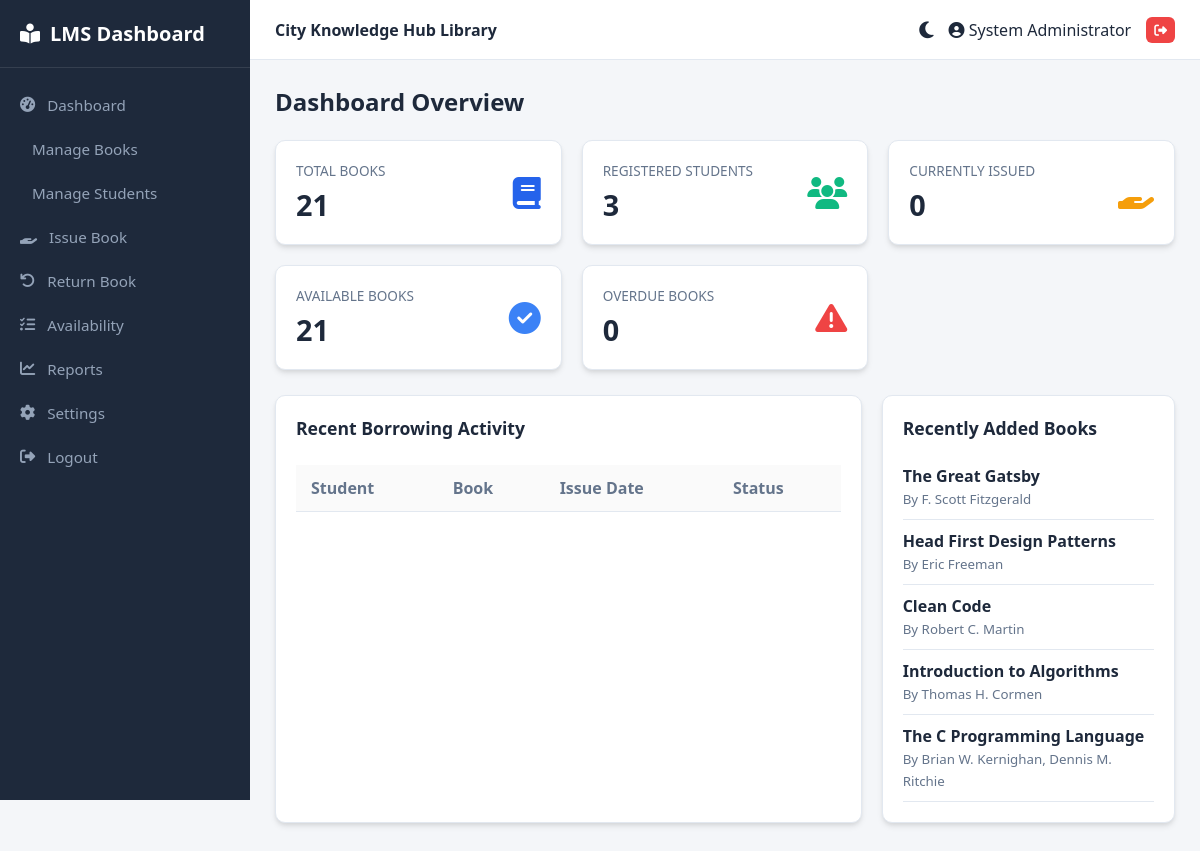
The app's page /dashboard.php (signed in) with its own data.
### tables this page shows
CREATE TABLE IF NOT EXISTS `settings` (
  `id` INT PRIMARY KEY DEFAULT 1,
  `library_name` VARCHAR(150) NOT NULL DEFAULT 'Central Library Management',
  `borrowing_period` INT NOT NULL DEFAULT 14,
  `max_books_per_student` INT NOT NULL DEFAULT 3,
  `fine_per_day` DECIMAL(8,2) NOT NULL DEFAULT 2.00
);

CREATE TABLE IF NOT EXISTS `books` (
  `id` INT AUTO_INCREMENT PRIMARY KEY,
  `isbn` VARCHAR(20) NOT NULL UNIQUE,
  `title` VARCHAR(255) NOT NULL,
  `author` VARCHAR(150) NOT NULL,
  `category` VARCHAR(100) NOT NULL,
  `publisher` VARCHAR(150) NOT NULL,
  `publication_year` INT NOT NULL,
  `total_quantity` INT NOT NULL DEFAULT 1,
  `created_at` TIMESTAMP DEFAULT CURRENT_TIMESTAMP
);

### includes/functions.php (called while the page is built)
<?php
function sanitize($data) {
    return htmlspecialchars(trim($data), ENT_QUOTES, 'UTF-8');
}
function get_settings($pdo) {
    $stmt = $pdo->query("SELECT * FROM settings WHERE id = 1");
    return $stmt->fetch() ?: [
        'library_name' => 'Library System',
        'borrowing_period' => 14,
        'max_books_per_student' => 3,
        'fine_per_day' => 1.50
    ];
}
?>

### dashboard.php (the view, shortened to what this page needs)
<?php
include 'includes/header.php';
$total_books = $pdo->query("SELECT SUM(total_quantity) FROM books")->fetchColumn() ?: 0;
$total_students = $pdo->query("SELECT COUNT(*) FROM students")->fetchColumn() ?: 0;
$issued_books = $pdo->query("SELECT COUNT(*) FROM borrow_records WHERE status = 'issued'")->fetchColumn() ?: 0;
$overdue_books = $pdo->query("SELECT COUNT(*) FROM borrow_records WHERE status = 'issued' AND due_date < CURDATE()")->fetchColumn() ?: 0;
$available_books = $total_books - $issued_books;
$recent_books = $pdo->query("SELECT * FROM books ORDER BY id DESC LIMIT 5")->fetchAll();
?>
<h2>Dashboard Overview</h2>
<br>
<div class="stats-grid">
    <div class="stat-card">
        <div>
            <div class="lbl">Total Books</div>
            <div class="val"><?= $total_books ?></div>
        </div>
        <i class="fas fa-book fa-2x" style="color: var(--accent-color);"></i>
    </div>
    <div class="stat-card">
        <div>
            <div class="lbl">Registered Students</div>
            <div class="val"><?= $total_students ?></div>
        </div>
        <i class="fas fa-users fa-2x" style="color: #10b981;"></i>
    </div>
    <div class="stat-card">
        <div>
            <div class="lbl">Currently Issued</div>
            <div class="val"><?= $issued_books ?></div>
        </div>
        <i class="fas fa-hand-holding fa-2x" style="color: #f59e0b;"></i>
    </div>
    <div class="stat-card">
        <div>
            <div class="lbl">Available Books</div>
            <div class="val"><?= $available_books ?></div>
        </div>
        <i class="fas fa-check-circle fa-2x" style="color: #3b82f6;"></i>
    </div>
    <div class="stat-card">
        <div>
            <div class="lbl">Overdue Books</div>
            <div class="val"><?= $overdue_books ?></div>
        </div>
        <i class="fas fa-exclamation-triangle fa-2x" style="color: #ef4444;"></i>
    </div>
</div>
<div style="display: grid; grid-template-columns: 2fr 1fr; gap: 20px;">
    <div class="card">
        <div class="card-title">Recent Borrowing Activity</div>
        <div class="table-responsive">
            <table>
                <thead>
                    <tr>
                        <th>Student</th>
                        <th>Book</th>
                        <th>Issue Date</th>
                        <th>Status</th>
                    </tr>
                </thead>
            </table>
        </div>
    </div>
    <div class="card">
        <div class="card-title">Recently Added Books</div>
        <ul style="list-style: none;">
            <?php foreach ($recent_books as $rb): ?>
                <li style="padding: 10px 0; border-bottom: 1px solid var(--border-color);">
                    <strong><?= sanitize($rb['title']) ?></strong><br>
                    <small style="color: var(--text-secondary);">By <?= sanitize($rb['author']) ?></small>
                </li>
            <?php endforeach; ?>
        </ul>
    </div>
</div>
<?php include 'includes/footer.php'; ?>

### includes/header.php (shortened to what this page needs)
<?php
require_once __DIR__ . '/db.php';
require_once __DIR__ . '/functions.php';
$settings = get_settings($pdo);
?>
<!DOCTYPE html>
<html lang="en">
<head>
    <link rel="stylesheet" href="/library_management/assets/css/style.css">
    <link rel="stylesheet" href="https://cdnjs.cloudflare.com/ajax/libs/font-awesome/6.4.0/css/all.min.css">
</head>
<body>
    <?php include __DIR__ . '/sidebar.php'; ?>
    <div class="main-wrapper">
        <header class="top-nav">
            <div><strong><?= sanitize($settings['library_name']) ?></strong></div>
            <div class="user-info">
                <button class="theme-toggle" id="theme-toggle-btn" title="Toggle Light/Dark Mode">
                    <i class="fas fa-moon" id="theme-icon"></i>
                </button>
                <span><i class="fas fa-user-circle"></i> <?= sanitize($_SESSION['admin_name'] ?? 'Admin') ?></span>
                <a href="/library_management/logout.php" class="btn btn-danger btn-sm"><i class="fas fa-sign-out-alt"></i></a>
            </div>
        </header>
        <div class="content-area">

### assets/css/style.css (style rules this page uses)
:root { --bg-primary: #f4f6f9; --bg-surface: #ffffff; --bg-sidebar: #1e293b; --text-primary: #1e293b; --text-secondary: #64748b; --text-sidebar: #94a3b8; --text-sidebar-active: #ffffff; --accent-color: #2563eb; --accent-hover: #1d4ed8; --card-bg: #ffffff; --border-color: #e2e8f0; --table-hover: #f8fafc; --shadow: 0 4px 6px -1px rgba(0, 0, 0, 0.1), 0 2px 4px -1px rgba(0, 0, 0, 0.06); }
* { box-sizing: border-box; margin: 0; padding: 0; font-family: 'Segoe UI', Tahoma, Geneva, Verdana, sans-serif; transition: background-color 0.2s, color 0.2s; }
body { background-color: var(--bg-primary); color: var(--text-primary); display: flex; min-height: 100vh; }
.main-wrapper { margin-left: 250px; flex-grow: 1; display: flex; flex-direction: column; min-width: 0; }
.top-nav { height: 60px; background-color: var(--bg-surface); border-bottom: 1px solid var(--border-color); display: flex; align-items: center; justify-content: space-between; padding: 0 25px; position: sticky; top: 0; z-index: 90; }
.top-nav .user-info { display: flex; align-items: center; gap: 15px; }
.theme-toggle { background: none; border: none; cursor: pointer; font-size: 1.2rem; color: var(--text-primary); }
.content-area { padding: 25px; flex-grow: 1; }
.stats-grid { display: grid; grid-template-columns: repeat(auto-fit, minmax(220px, 1fr)); gap: 20px; margin-bottom: 25px; }
.stat-card { background-color: var(--card-bg); padding: 20px; border-radius: 10px; box-shadow: var(--shadow); border: 1px solid var(--border-color); display: flex; align-items: center; justify-content: space-between; }
.stat-card .val { font-size: 1.8rem; font-weight: bold; margin-top: 5px; }
.stat-card .lbl { color: var(--text-secondary); font-size: 0.85rem; text-transform: uppercase; }
.card { background-color: var(--card-bg); border-radius: 10px; padding: 20px; box-shadow: var(--shadow); border: 1px solid var(--border-color); margin-bottom: 25px; }
.card-title { font-size: 1.1rem; font-weight: 600; margin-bottom: 15px; display: flex; align-items: center; justify-content: space-between; }
.table-responsive { width: 100%; overflow-x: auto; }
table { width: 100%; border-collapse: collapse; margin-top: 10px; }
th, td { padding: 12px 15px; text-align: left; border-bottom: 1px solid var(--border-color); }
th { background-color: rgba(0, 0, 0, 0.02); color: var(--text-secondary); font-weight: 600; }
.btn { display: inline-block; padding: 8px 16px; border-radius: 6px; border: none; cursor: pointer; text-decoration: none; font-size: 0.9rem; font-weight: 500; }
.btn-danger { background-color: #ef4444; color: #fff; }
.btn-sm { padding: 4px 8px; font-size: 0.8rem; }

### records on screen
settings: library_name "City Knowledge Hub Library"
books: title "The Great Gatsby", author "F. Scott Fitzgerald"
books: title "Head First Design Patterns", author "Eric Freeman"
books: title "Clean Code", author "Robert C. Martin"
books: title "Introduction to Algorithms", author "Thomas H. Cormen"
books: title "The C Programming Language", author "Brian W. Kernighan, Dennis M. Ritchie"

### other values on screen
$_SESSION['admin_name'] "System Administrator"
$total_books "21"
$total_students "3"
$issued_books "0"
$available_books "21"
$overdue_books "0"
